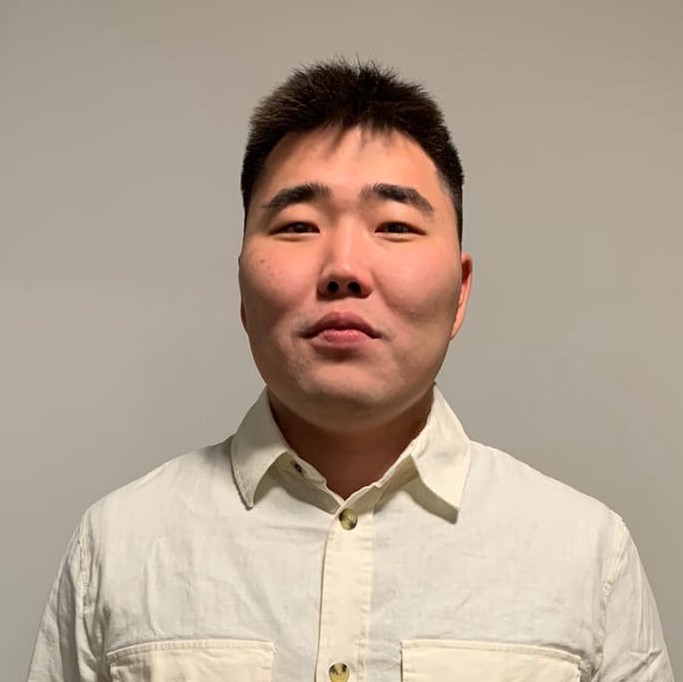
#> input picture face and feature detection/photo.jpg, 683 x 682 px
$ python 'face detection.py'
#> lines starting #> are read from the running program, lines starting #| are printed output that depends on the picture; after the words box and inside, x2 and y2 are one past the last pixel; in counts of white or black regions, pixels touching at a corner belong together
import numpy as np
import cv2
import os

path = os.path.dirname(os.path.realpath(__file__)) + '/'

# img = cv2.imread(path+'faces.jpeg', 1)
img = cv2.imread(path+'photo.jpg', 1)
#> img is the input picture: shape (682, 683, 3); mean B, G, R 145.9, 161.9, 179.2

gray = cv2.cvtColor(img, cv2.COLOR_BGR2GRAY)
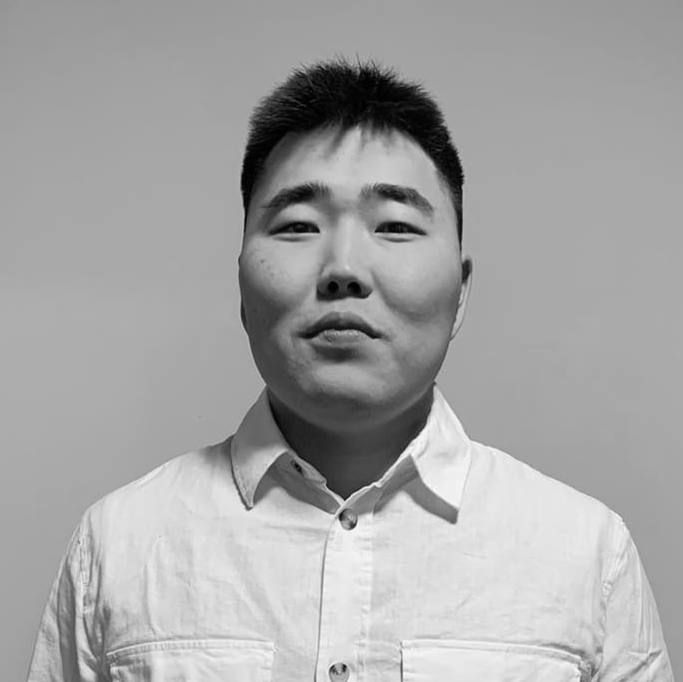
#> gray: shape (682, 683); min 0, max 250, mean 165.3

haar = path+'haarcascade_frontalface_default.xml'
face_cascade = cv2.CascadeClassifier(haar)

faces = face_cascade.detectMultiScale(gray, scaleFactor=1.05, minNeighbors=5, minSize=(40,40))
#> faces = [[215, 114, 271, 271]]
print(len(faces))
#| 1

for (x, y, w, h) in faces:
    cv2.rectangle(img, (x,y), (x+w, y+h), (0,255,0), 2)
#> this loop made 1 pass
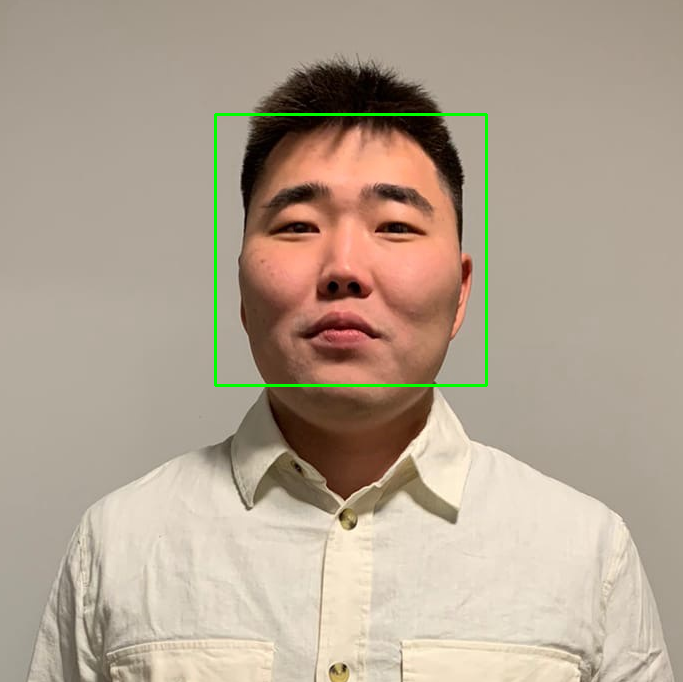
#> img: shape (682, 683, 3); 0.7% of pixels changed, all inside (x1, y1, x2, y2) = (214, 113, 488, 387)

cv2.imshow('Image', img)
cv2.waitKey(0)
cv2.destroyAllWindows()

$ run again, with face and feature detection/faces.jpeg copied over face and feature detection/photo.jpg
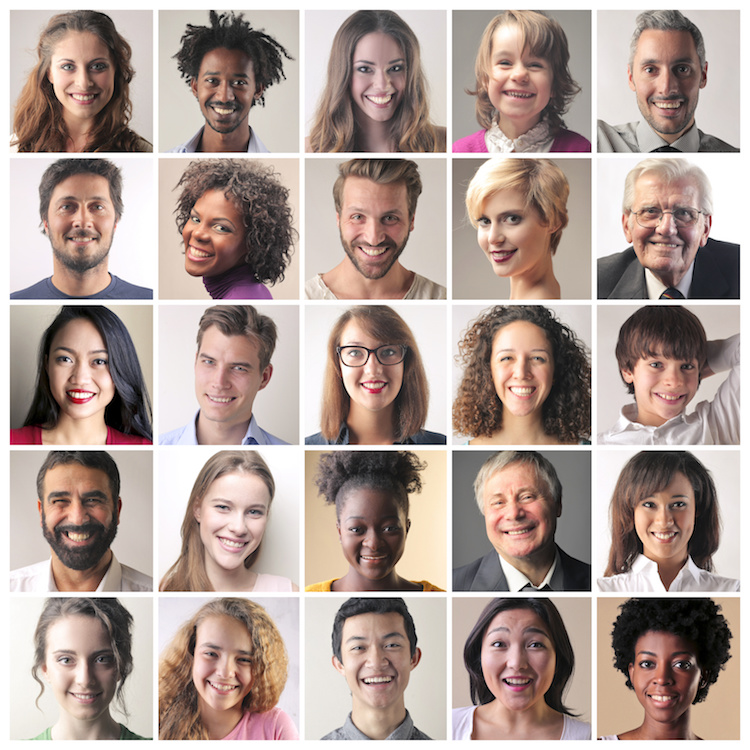
#> input picture face and feature detection/faces.jpeg, 750 x 750 px
#> img is the input picture: shape (750, 750, 3); mean B, G, R 150.6, 157.8, 175.3
#> `gray = cv2.cvtColor(img, cv2.COLOR_BGR2GRAY)`:
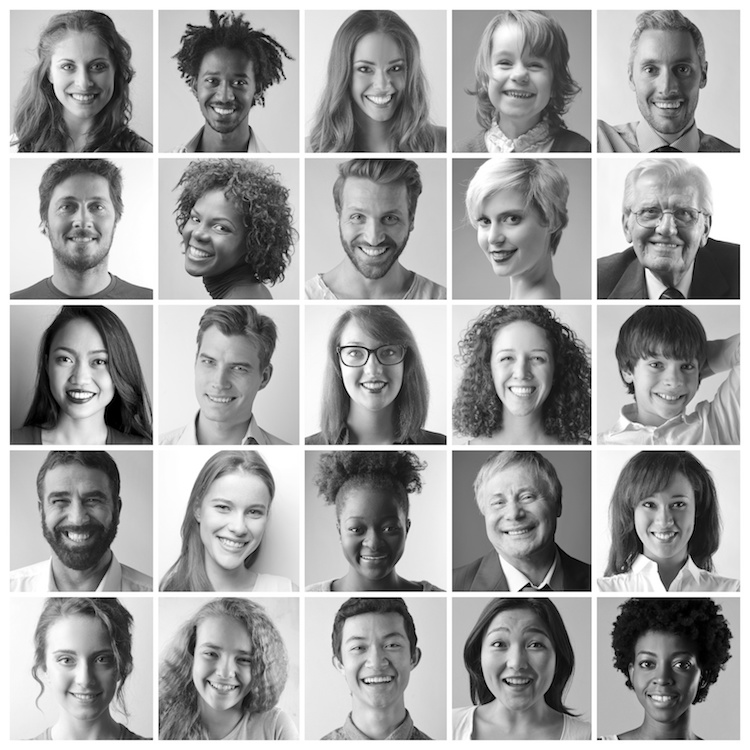
#> gray: shape (750, 750); min 0, max 255, mean 162.2
#> faces = 27 rows, first 6: [455, 185, 89, 89], [174, 199, 60, 60], [336, 614, 84, 84], [191, 54, 68, 68], [190, 81, 63, 63], [183, 335, 81, 81]
#| 27
#> the loop `for (x, y, w, h) in faces:` made 27 passes
#> after the loop `for (x, y, w, h) in faces:`:
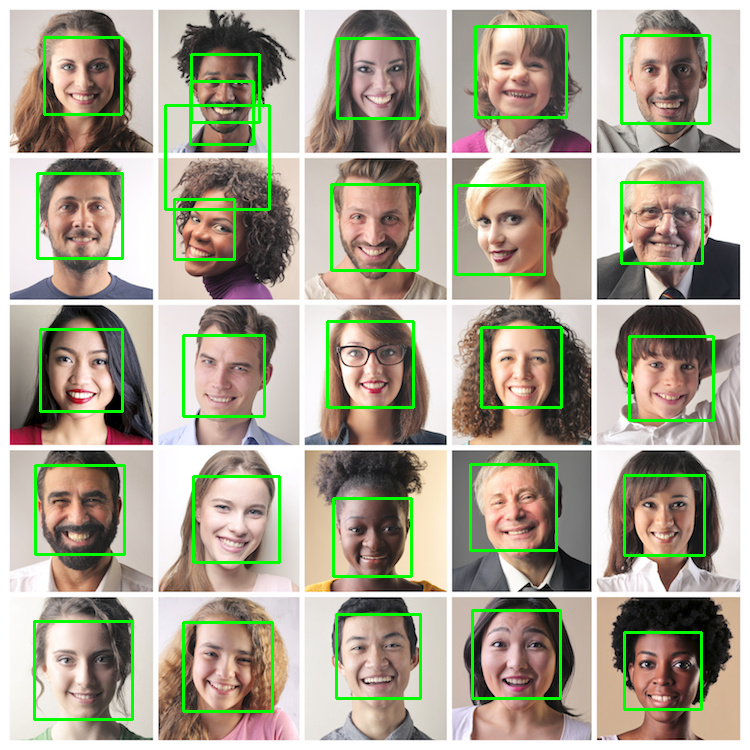
#> img: shape (750, 750, 3); 4.73% of pixels changed, all inside (x1, y1, x2, y2) = (33, 25, 715, 721)
